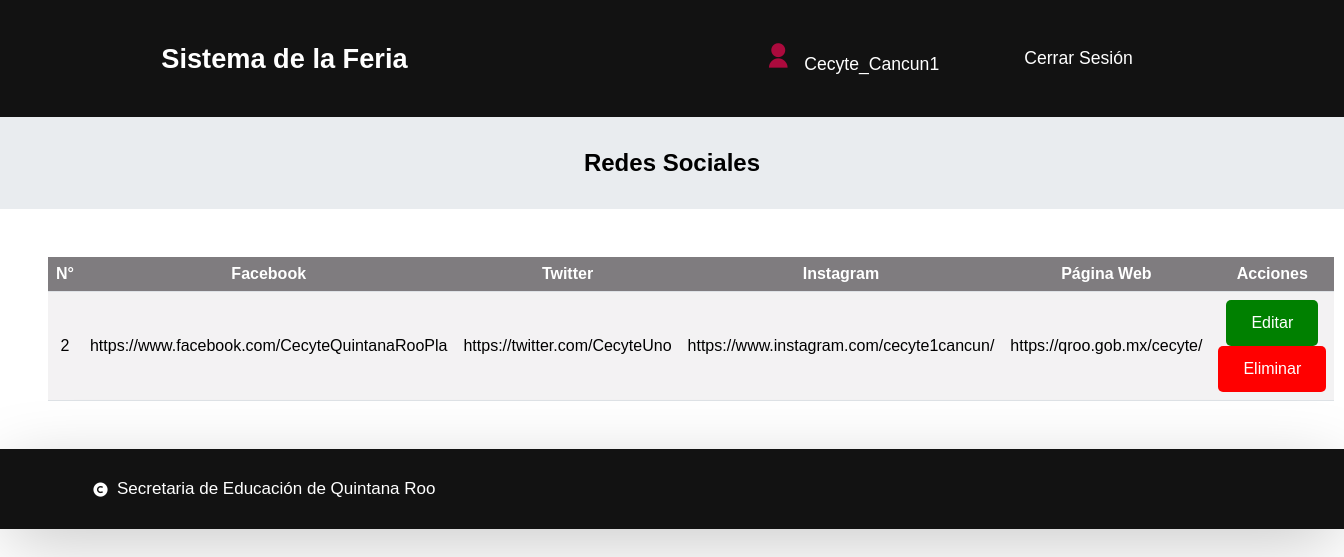
Page /modi_redes.php (signed in) on the committed database.
### tables this page shows
CREATE TABLE `redes_sociales` (
  `id_red_social` int(11) NOT NULL,
  `facebook` varchar(80) NOT NULL,
  `twitter` varchar(80) NOT NULL,
  `instagram` varchar(80) NOT NULL,
  `tiktok` varchar(300) NOT NULL,
  `pagina_web` varchar(80) NOT NULL,
  `direccion` varchar(100) NOT NULL,
  `whatsapp` varchar(100) NOT NULL,
  `telefono` varchar(12) NOT NULL,
  `email` varchar(80) NOT NULL,
  `maps` varchar(300) NOT NULL
);

### modi_redes.php (the view, shortened to what this page needs)
<?php
    if(isset($_SESSION['id_usuario']) && isset($_SESSION['usuario'])){
?>
<!DOCTYPE html>
<html lang="en">
    <head>
        <link rel="stylesheet" href="css/crud.css">
        <link rel="stylesheet" href="css/sistema.css">
        <link href="https://cdn.jsdelivr.net/npm/remixicon@2.5.0/fonts/remixicon.css" rel="stylesheet">
        <link rel="stylesheet" href="https://unpkg.com/boxicons@latest/css/boxicons.min.css">
    </head>
    <body>
        <header>
            <div class="logo"><span>Sistema de la Feria</span></div>
            <div class="main">
                <a href="index.php" class="user"><i class="ri-user-fill"></i> <?php echo $_SESSION["usuario"]; ?></a>
                <a href="controlador/cont_sing_out.php">Cerrar Sesión</a>
            </div>
        </header>
        <div class="jumbotron">
            <h4>Redes Sociales</h4>
        </div>
        <table>
            <thead>
                <tr>
                    <th>N°</th>
                    <th>Facebook</th>
                    <th>Twitter</th>
                    <th>Instagram</th>
                    <th>Página Web</th>
                    <th>Acciones</th>
                </tr>
            </thead>
            <tbody>
                <?php
                    include 'database/conexion.php';
                    $sql_usuario = "SELECT * FROM usuarios WHERE usuario = '$_SESSION[usuario]'";
                    $resultado_usuario = mysqli_query($conexion, $sql_usuario);
                    $urow = mysqli_fetch_array($resultado_usuario);
                    $redes_id = $urow['redes_id'];
                    $consulta = "SELECT * FROM redes_sociales WHERE id_red_social = $redes_id";
                    $resultado = mysqli_query($conexion, $consulta);
                    $row = mysqli_fetch_array($resultado);
                        $id_red_social = $row['id_red_social'];
                        $facebook = $row['facebook'];
                        $twitter = $row['twitter'];
                        $instagram = $row['instagram'];
                        $pagina_web = $row['pagina_web'];
                ?>
                <tr>
                    <td><?php echo $id_red_social?></td>
                    <td><?php echo $facebook?></td>
                    <td><?php echo $twitter?></td>
                    <td><?php echo $instagram?></td>
                    <td><?php echo $pagina_web?></td>
                    <td>
                        <?php echo "<a class='green' href='controlador/cont_editar_redes.php?id=".$id_red_social."'>Editar</a>";?>
                        <?php echo "<a class='red' href='controlador/cont_eliminar_redes.php?id=".$id_red_social."' onclick='return confirmar()'>Eliminar</a>";?>
                    </td>
                </tr>
            </tbody>
        </table>
        <footer>
            <div class="foot__container">
                <div class="footer__bottom">
                    <div class="copy_right">
                        <i class='bx bxs-copyright'></i>
                        <span>Secretaria de Educación de Quintana Roo</span>
                    </div>
                </div>
            </div>
        </footer>
    </body>
</html>
<?php
    } else{
        header ("location: login.php");
        exit();
    }
?>

### css/crud.css (style rules this page uses)
table { border-collapse: collapse; width: 90%; margin: 3rem; }
table { background-color: #F3F2F3; }
table td, table th { border-bottom: 1px solid #DEE2E6; }
th,td { text-align: center; padding: 8px; }
th { background-color: #7F7C7F; color: white; }
a:link, a:visited { color: white; padding: 14px 25px; text-align: center; text-decoration: none; display: inline-block; border-radius: 5px; }
.red { background-color: red; }
.green { background-color: green; }
h1,h2,h3,h4 { text-align: center; }

### css/sistema.css (style rules this page uses)
* { padding: 0; margin: 0; box-sizing: border-box; font-family: 'Poppins', sans-serif; text-decoration: none; list-style: none; }
:root { --bg-color: #121212; --text-color: #000; --text-header: #FFF; --main-color: #AB0A3D; --secundario-color: #440412; --hover-color: #FFC845; --titulo-fondo: #E9ECEF; }
body { min-height: 100vh; color: var(--text-color); }
header { position: relative; width: 100%; top: 0; right: 0; z-index: 1000; display: flex; align-items: center; justify-content: space-between; background: var(--bg-color); padding: 28px 12%; transition: all .50s ease; color: var(--text-header); }
.jumbotron { padding: 2rem 2rem; text-align: center; margin-bottom: 2rem; background-color: var(--titulo-fondo); font-size: 1.5rem; }
.logo { display: flex; align-items: center; }
.logo span { color: var(--text-header); font-size: 1.7rem; font-weight: 600; }
.main { display: flex; align-items: center; }
.main a { margin-right: 25px; margin-left: 10px; color: var(--text-header); font-size: 1.1rem; font-weight: 500; transition: all .50s ease; text-decoration: none; }
.user { display: flex; align-items: center; }
.user i { color: var(--main-color); font-size: 28px; margin-right: 7px; }
footer { position: relative; width: 100%; background-color: var(--bg-color); box-shadow: 0 16px 70px -8px rgba(0, 0, 0, 0.25); transition: background 0.3s linear; color: var(--text-header); }
.foot__container { max-width: 1240px; padding: 30px 40px; margin: auto; }
.footer__bottom { display: flex; justify-content: space-between; align-items: center; font-size: 17px; }
.copy_right { display: flex; align-items: center; }
.copy_right span { margin-left: 8px; font-weight: 400; }

### rows in the picture
redes_sociales: id_red_social "2", facebook "https://www.facebook.com/CecyteQuintanaRooPla", twitter "https://twitter.com/CecyteUno", instagram "https://www.instagram.com/cecyte1cancun/", pagina_web "https://qroo.gob.mx/cecyte/"

### other values in the picture
$_SESSION["usuario"] "Cecyte_Cancun1"
